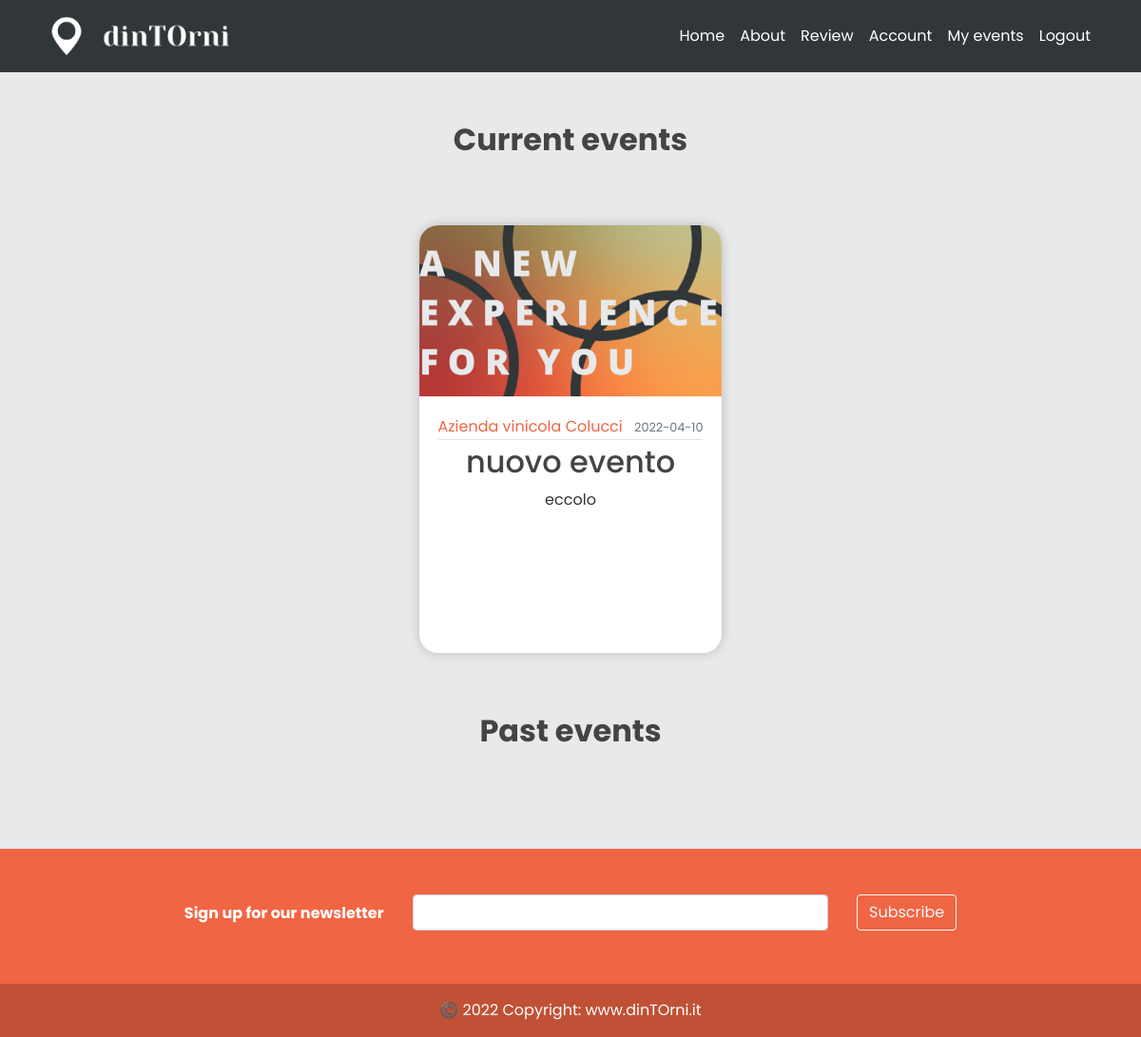
Before: /user/events_joined (signed in) with the older database file.
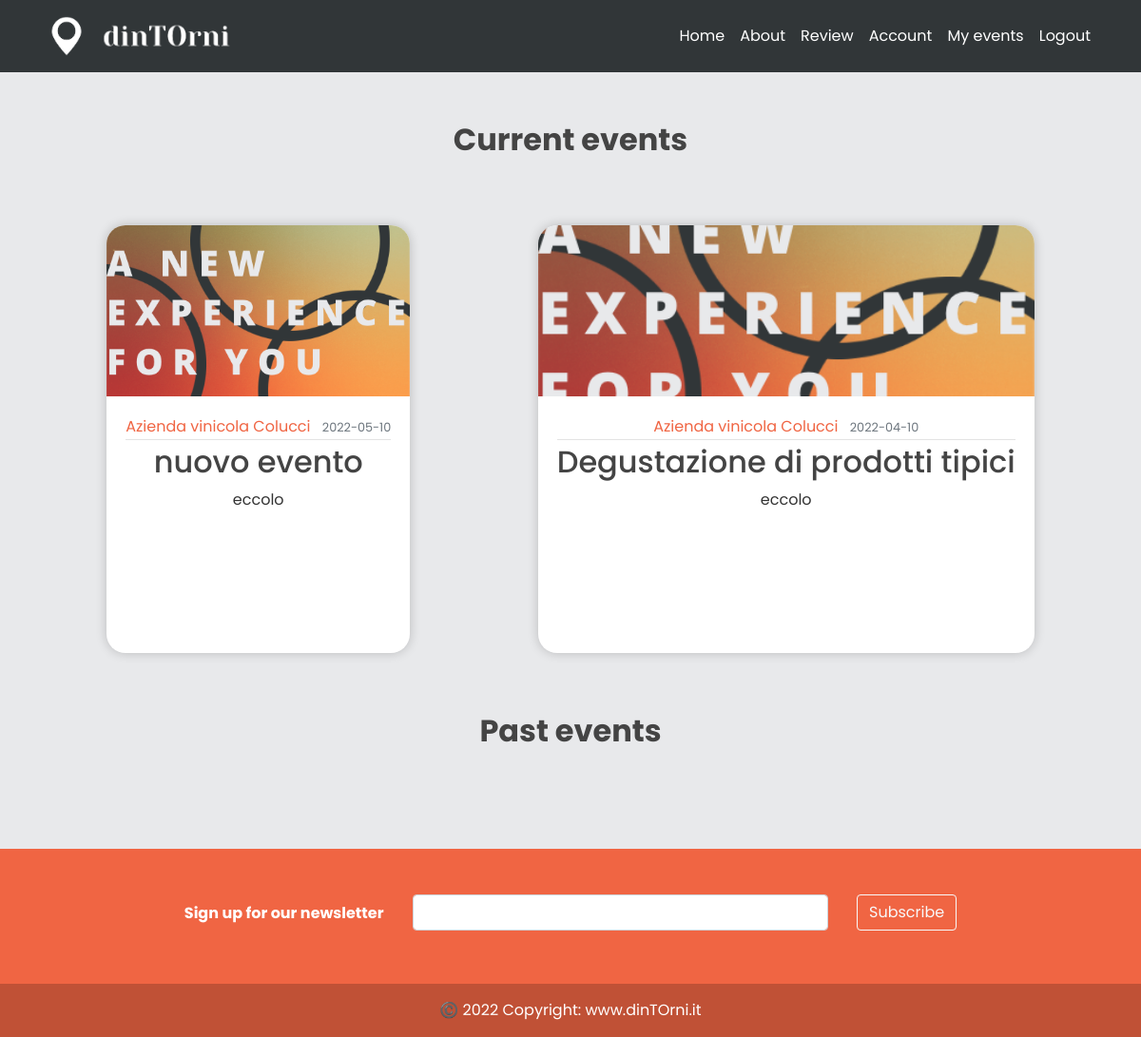
After: the same page with the newer database file.
### models.py (models this page shows, shortened)
class Event(db.Model):
    id = db.Column(db.Integer, primary_key=True)
    title = db.Column(db.String(100), nullable=False)
    date_event = db.Column(db.Date, nullable=False)
    location = db.Column(db.Text, default='eccolo', nullable=False)
    price = db.Column(db.Float, default=1, nullable = True)
    equipment = db.Column(db.Text, default='eccolo', nullable=True)
    min_users = db.Column(db.Integer, default=2, nullable=True)
    date_posted = db.Column(db.DateTime,
                            default=datetime.utcnow())  # default è listante corrente in cui posto
    content = db.Column(db.Text, default='eccolo', nullable=False)
    weaknesses = db.Column(db.Text, default='eccolo', nullable=True)
    image_event1 = db.Column(db.String(20), nullable=False, default='default.jpg')
    image_event2 = db.Column(db.String(20), nullable=False, default='default.jpg')
    image_event3 = db.Column(db.String(20), nullable=False, default='default.jpg')
    business_id = db.Column(db.Integer, db.ForeignKey('business.id'))  # db integer, è una chiave devo specificare la relazi

class User(db.Model, UserMixin):
    _tablename__ = 'user'
    id = db.Column(db.Integer, primary_key=True)
    email = db.Column(db.String(120), unique=True, nullable=False)
    image_file = db.Column(db.String(20), nullable=False, default='default.jpg')
    password = db.Column(db.String(60), nullable=False)
    telephone = db.Column(db.Integer(), nullable=False)
    type= db.Column(db.String(20))
    __mapper_args__={
        'polymorphic_identity': 'user',
        'polymorphic_on': type
    }

class Business(User, db.Model):
    _tablename__ = 'business'
    id = db.Column(db.Integer, db.ForeignKey('user.id'), primary_key=True)
    name = db.Column(db.String(20), unique=True, nullable=False)
    vat_number = db.Column(db.Integer())#rimettere i nullable
    city = db.Column(db.String(20))
    address = db.Column(db.String(30))
    events = db.relationship('Event', backref='creator', lazy=True)
    link_facebook = db.Column(db.String())
    link_instagram = db.Column(db.String())
    link_twitter = db.Column(db.String())
    link_website = db.Column(db.String())
    __mapper_args__ = {
        'polymorphic_identity': 'business',
    }

### app/users/routes.py (the view)
@users.route("/user/events_joined")
@login_required
def user_events():
    page = request.args.get('page', 1, type=int)
    jevents = JoinEvent.query.filter_by(user_id= current_user.id).all()
    events = []
    for e in jevents:
        ev = Event.query.filter_by(id = e.event_id).first()
        if ev:
            if ev.date_event > datetime.today().date():
                events.append(ev)
    events_already_done = []
    for e in jevents:
        ev = Event.query.filter_by(id=e.event_id).first()
        if ev:
            if ev.date_event < datetime.today().date():
                events_already_done.append(ev)
    return render_template('user_events.html', user=current_user, events = events, events_already_done=events_already_done)

### models.py (called while the page is built)
@login_manager.user_loader
def load_user(email):
    user = User.query.get(email)
    return user

### app/templates/user_events.html (shortened to what this page needs)
{% extends "layout.html" %}
{% block content %}
    <div class="container">
    <div class="row text-center justify-content-center mb-5">
        <div class="col-xl-6 col-lg-8 pt-5">
            <h2 class="font-weight-bold">Current events</h2>
        </div>
    </div>
    </div>
    {% if events.total!=0 %}
     <section>
        <div class="container">
            <div class="row justify-content-around">
                    {% for event in events %}
                        <div class="card" id="card_home" style="margin: 15px;">
                            <img class="card-img-top" style="width: 100%; height: 15vw; object-fit: cover;" src="{{ url_for('static', filename='profile_pics/' + event.image_event1) }}">
                            <div class="card-body align-center">
                                <div class="article-metadata">
                                    <a class="mr-2" href="{{ url_for('users.business_events', name=event.creator.name) }}">{{ event.creator.name }}</a>
                                    <small class="text-muted">{{ event.date_event.strftime('%Y-%m-%d') }}</small>
                                </div>
                                <h2><a class="article-title" href="{{ url_for('events.update_event', event_id=event.id) }}">{{ event.title }}</a></h2>
                                <p class="article-content">{{ event.content }}</p>
                            </div>
                        </div>
                    {% endfor %}
            </div>
        </div>
    </section>
    {% endif %}
<div class="container">
    <div class="row text-center justify-content-center mb-5">
        <div class="col-xl-6 col-lg-8 pt-5">
            <h2 class="font-weight-bold">Past events</h2>
        </div>
    </div>
</div>
{% if events_already_done.total!=0 %}
    <section>
        <div class="container pb-5">
        </div>
    </section>
{% endif %}
{% endblock content %}

### app/templates/layout.html (shortened to what this page needs)
<!DOCTYPE html>
<html>
<head>
    <link rel="stylesheet" href="https://maxcdn.bootstrapcdn.com/bootstrap/4.0.0/css/bootstrap.min.css">
    <link rel="stylesheet" type="text/css" href="{{ url_for('static', filename='main.css') }}">
    <link rel='stylesheet' href='https://cdnjs.cloudflare.com/ajax/libs/font-awesome/5.15.1/css/all.min.css'>
</head>
<body style="background-color: #E8E9EB;" >
    <header class="site-header">
      <nav class="navbar navbar-expand-md navbar-light text-color:white fixed-top" style="background-color:#313638;">
        <div class="container">
          <a class="navbar-brand mr-4 text-white" href="/">
              <img style="max-width:50px;" src="{{ url_for('static', filename='img/' + 'icon_w.png') }}">
              <img style="max-width:150px;" src="{{ url_for('static', filename='img/' + 'nome_w_nobg.png') }}">
          </a>
          <div class="collapse navbar-collapse" id="navbarToggle">
            <div class="navbar-nav ml-auto ms-auto">
                <a class="nav-item nav-link text-white" href="{{ url_for('main.home') }}">Home</a>
                <a class="nav-item nav-link text-white" href="{{ url_for('main.about') }}">About</a>
                {%  if current_user.is_authenticated %}
                        {%  if current_user.username != null %}
                            <a class="nav-item nav-link text-white" href="{{ url_for('posts.new_post') }}">Review</a>
                            <a class="nav-item nav-link text-white" href="{{ url_for('users.account') }}">Account</a>
                            <a class="nav-item nav-link text-white" href="{{ url_for('users.user_events') }}">My events</a>
                        {%  else %}
                            <a class="nav-item nav-link text-white" href="{{ url_for('events.new_event') }}">New event</a>
                            <a class="nav-item nav-link text-white" href="{{ url_for('users.account_business') }}">Account</a>
                            <a class="nav-item nav-link text-white" href="{{ url_for('users.events_created') }}">My events</a>
                        {% endif %}
                {% endif %}
            {%  if current_user.is_authenticated %}
                <a class="nav-item nav-link text-white " href="{{ url_for('users.logout') }}">Logout</a>
            {% else %}
                 <a class="nav-item nav-link text-white" href="{{ url_for('users.login') }}">Login</a>
                <a class="nav-item nav-link text-white"  href="{{ url_for('users.general') }}">Registration</a>
            {% endif %}
               </div>
          </div>
        </div>
      </nav>
    </header>
    <main role="main" class="container" >
      <div class="row">
        <div class="col-lg-12">
          {% block content %}{% endblock %}
        </div>
      </div>
    </main>
<footer class="text-center text-white" style="background-color: #F06543;">
  <div class="container p-4 pb-0" style="">
    <section class="mt-2 mb-0 pt-2 pb-2">
      <form action="">
        <div class="row d-flex mt-1 pt-1 mb-0 justify-content-center" style="margin-top: 10px; margin-bottom: 10px">
          <div class="col-auto">
            <p class="pt-2">
              <strong>Sign up for our newsletter</strong>
            </p>
          </div>
          <div class="col-md-5 col-12">
            <div class="form-outline form-white mb-4">
              <input type="email" id="form5Example29" class="form-control" />
            </div>
          </div>
          <div class="col-auto">
            <button type="submit" class="btn btn-outline-light mb-4">
              Subscribe
            </button>
          </div>
        </div>
      </form>
    </section>
  </div>
  <div class="text-center p-3" style="background-color: rgba(0, 0, 0, 0.2);">
    ©️ 2022 Copyright:
    <a class="text-white" href="{{ url_for('main.home') }}"> www.dinTOrni.it</a>
  </div>
</footer>
</body>
</html>

### app/static/main.css (style rules this page uses)
body { background: #fafafa; color: #333333; margin-top: 5rem; }
h1, h2, h3, h4, h5, h6 { color: #444444; }
.site-header .navbar-nav .nav-link { color: #cbd5db; }
.article-title { color: #444444; }
.article-content { white-space: pre-line; }
.article-metadata { padding-bottom: 1px; margin-bottom: 4px; border-bottom: 1px solid #e3e3e3 }
.card { border: none; transition: all 500ms cubic-bezier(0.19, 1, 0.22, 1); overflow: hidden; border-radius: 20px; min-height: 450px; box-shadow: 0 0 12px 0 rgba(0, 0, 0, 0.2); }
.card .card-body { transition: all 500ms cubic-bezier(0.19, 1, 0.22, 1); }
.align-center { text-align: center; }
img { border: 0; }
img { max-width: 100%; }
img { vertical-align: middle; border-style: none; }
*, body { font-family: "Poppins", sans-serif; }
a { color: #F06543; }
.pt-5 { padding-top: 3rem !important; }
.text-center { text-align: center !important; }

Changed rows visible on the page:
now on this page (row edited): Event: image_event1 (placeholder picture), creator.name "Azienda vinicola Colucci", date_event "2022-05-10", title "nuovo evento", content "eccolo"
changed Event: title "nuovo evento" → "Degustazione di prodotti tipici"
